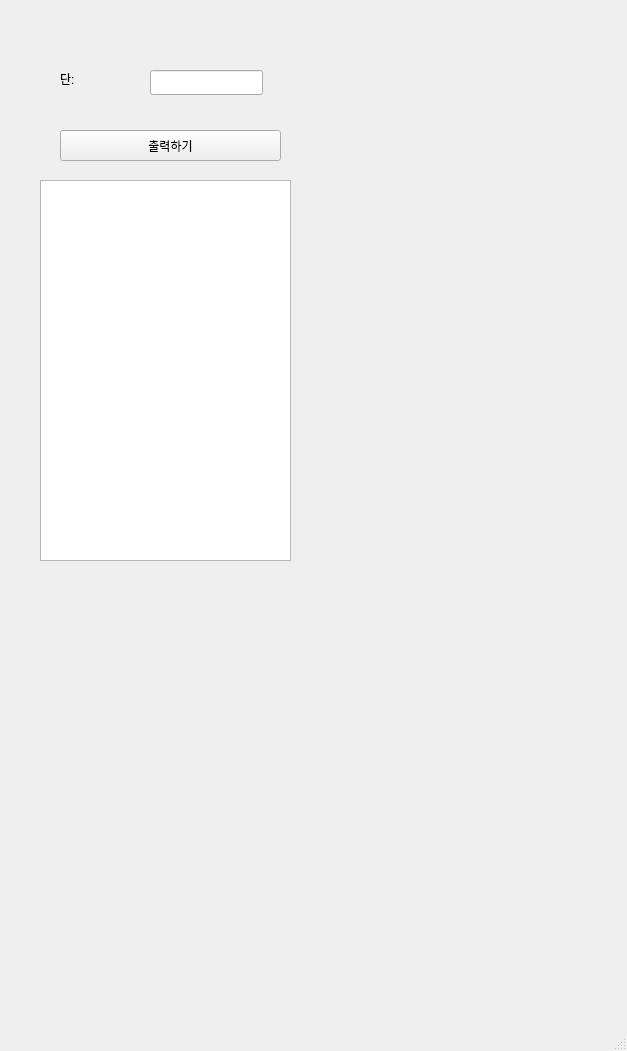
<?xml version="1.0" encoding="UTF-8"?>
<ui version="4.0">
 <class>MainWindow</class>
 <widget class="QMainWindow" name="MainWindow">
  <property name="geometry">
   <rect>
    <x>0</x>
    <y>0</y>
    <width>627</width>
    <height>1051</height>
   </rect>
  </property>
  <property name="windowTitle">
   <string>MainWindow</string>
  </property>
  <widget class="QWidget" name="centralwidget">
   <widget class="QPushButton" name="btn">
    <property name="geometry">
     <rect>
      <x>60</x>
      <y>130</y>
      <width>221</width>
      <height>31</height>
     </rect>
    </property>
    <property name="text">
     <string>출력하기</string>
    </property>
   </widget>
   <widget class="QLineEdit" name="leDan">
    <property name="geometry">
     <rect>
      <x>150</x>
      <y>70</y>
      <width>113</width>
      <height>25</height>
     </rect>
    </property>
    <property name="text">
     <string/>
    </property>
   </widget>
   <widget class="QLabel" name="lbl">
    <property name="geometry">
     <rect>
      <x>60</x>
      <y>70</y>
      <width>77</width>
      <height>18</height>
     </rect>
    </property>
    <property name="text">
     <string>단:</string>
    </property>
   </widget>
   <widget class="QTextEdit" name="te">
    <property name="geometry">
     <rect>
      <x>40</x>
      <y>180</y>
      <width>251</width>
      <height>381</height>
     </rect>
    </property>
   </widget>
  </widget>
  <widget class="QMenuBar" name="menubar">
   <property name="geometry">
    <rect>
     <x>0</x>
     <y>0</y>
     <width>627</width>
     <height>31</height>
    </rect>
   </property>
  </widget>
  <widget class="QStatusBar" name="statusbar"/>
 </widget>
 <resources/>
 <connections/>
</ui>
